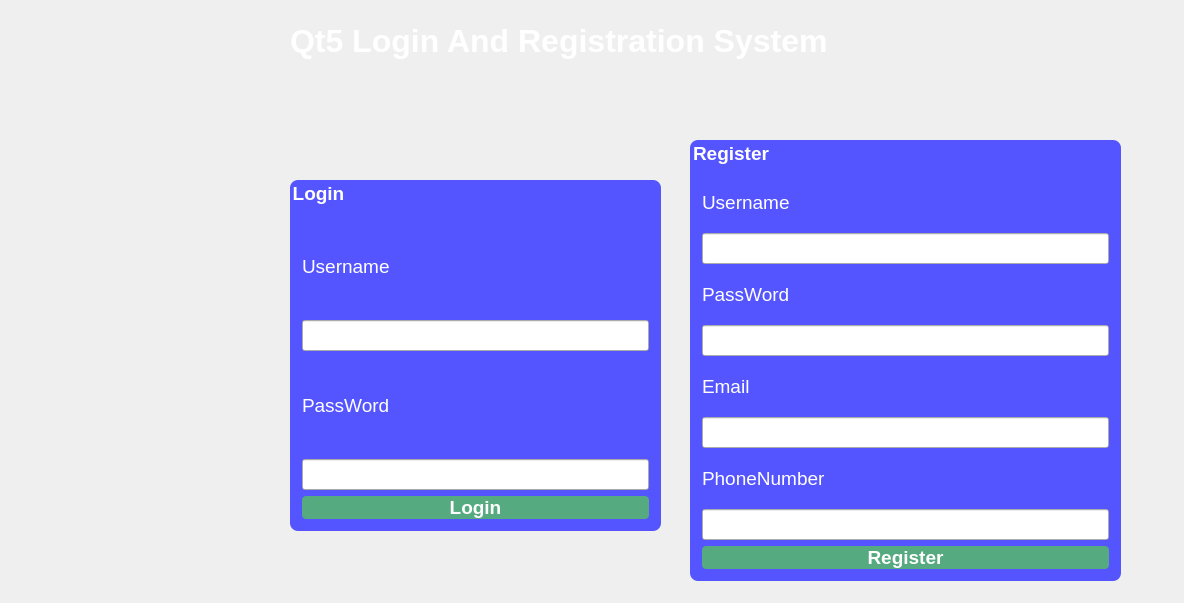
<?xml version="1.0" encoding="UTF-8"?>
<ui version="4.0">
 <class>MainWindow</class>
 <widget class="QMainWindow" name="MainWindow">
  <property name="geometry">
   <rect>
    <x>0</x>
    <y>0</y>
    <width>1184</width>
    <height>603</height>
   </rect>
  </property>
  <property name="windowTitle">
   <string>Login And Resgister System</string>
  </property>
  <property name="windowIcon">
   <iconset resource="src.qrc">
    <normaloff>:/images/icon.png</normaloff>:/images/icon.png</iconset>
  </property>
  <property name="styleSheet">
   <string notr="true">#centralwidget{
border-image: url(:/images/Background.jpg)
}</string>
  </property>
  <widget class="QWidget" name="centralwidget">
   <property name="minimumSize">
    <size>
     <width>1184</width>
     <height>603</height>
    </size>
   </property>
   <property name="styleSheet">
    <string notr="true"/>
   </property>
   <widget class="QWidget" name="widget" native="true">
    <property name="geometry">
     <rect>
      <x>0</x>
      <y>0</y>
      <width>1181</width>
      <height>80</height>
     </rect>
    </property>
    <property name="styleSheet">
     <string notr="true">#widget{
border-image: url(:/images/header.jpg)
}</string>
    </property>
    <widget class="QLabel" name="label">
     <property name="geometry">
      <rect>
       <x>290</x>
       <y>10</y>
       <width>711</width>
       <height>61</height>
      </rect>
     </property>
     <property name="maximumSize">
      <size>
       <width>711</width>
       <height>61</height>
      </size>
     </property>
     <property name="font">
      <font>
       <pointsize>24</pointsize>
       <weight>75</weight>
       <bold>true</bold>
      </font>
     </property>
     <property name="styleSheet">
      <string notr="true">#label{
color: rgb(255, 255, 255)
}</string>
     </property>
     <property name="text">
      <string>Qt5 Login And Registration System</string>
     </property>
    </widget>
   </widget>
   <widget class="QGroupBox" name="registerForm">
    <property name="geometry">
     <rect>
      <x>690</x>
      <y>140</y>
      <width>431</width>
      <height>441</height>
     </rect>
    </property>
    <property name="font">
     <font>
      <pointsize>14</pointsize>
      <weight>75</weight>
      <bold>true</bold>
     </font>
    </property>
    <property name="styleSheet">
     <string notr="true">#registerForm{
background: rgb(85, 85, 255);
border-radius : 8px;
color: white;
}</string>
    </property>
    <property name="title">
     <string>Register</string>
    </property>
    <layout class="QVBoxLayout" name="verticalLayout_5">
     <item>
      <layout class="QVBoxLayout" name="verticalLayout">
       <item>
        <widget class="QLabel" name="label_2">
         <property name="font">
          <font>
           <pointsize>14</pointsize>
          </font>
         </property>
         <property name="styleSheet">
          <string notr="true">#label_2{color: white;}</string>
         </property>
         <property name="text">
          <string>Username</string>
         </property>
        </widget>
       </item>
       <item>
        <widget class="QLineEdit" name="username">
         <property name="font">
          <font>
           <pointsize>14</pointsize>
          </font>
         </property>
        </widget>
       </item>
      </layout>
     </item>
     <item>
      <layout class="QVBoxLayout" name="verticalLayout_2">
       <item>
        <widget class="QLabel" name="label_3">
         <property name="font">
          <font>
           <pointsize>14</pointsize>
          </font>
         </property>
         <property name="styleSheet">
          <string notr="true">#label_3{color:white;}</string>
         </property>
         <property name="text">
          <string>PassWord</string>
         </property>
        </widget>
       </item>
       <item>
        <widget class="QLineEdit" name="password">
         <property name="font">
          <font>
           <pointsize>14</pointsize>
          </font>
         </property>
         <property name="echoMode">
          <enum>QLineEdit::Password</enum>
         </property>
        </widget>
       </item>
      </layout>
     </item>
     <item>
      <layout class="QVBoxLayout" name="verticalLayout_3">
       <item>
        <widget class="QLabel" name="label_4">
         <property name="font">
          <font>
           <pointsize>14</pointsize>
          </font>
         </property>
         <property name="styleSheet">
          <string notr="true">#label_4{color:white;}</string>
         </property>
         <property name="text">
          <string>Email</string>
         </property>
        </widget>
       </item>
       <item>
        <widget class="QLineEdit" name="email">
         <property name="font">
          <font>
           <pointsize>14</pointsize>
          </font>
         </property>
        </widget>
       </item>
      </layout>
     </item>
     <item>
      <layout class="QVBoxLayout" name="verticalLayout_4">
       <item>
        <widget class="QLabel" name="label_5">
         <property name="font">
          <font>
           <pointsize>14</pointsize>
          </font>
         </property>
         <property name="styleSheet">
          <string notr="true">#label_5{color:white;}</string>
         </property>
         <property name="text">
          <string>PhoneNumber</string>
         </property>
        </widget>
       </item>
       <item>
        <widget class="QLineEdit" name="phone">
         <property name="font">
          <font>
           <pointsize>14</pointsize>
          </font>
         </property>
        </widget>
       </item>
      </layout>
     </item>
     <item>
      <widget class="QPushButton" name="registerBtn">
       <property name="font">
        <font>
         <pointsize>14</pointsize>
         <weight>75</weight>
         <bold>true</bold>
        </font>
       </property>
       <property name="styleSheet">
        <string notr="true">#registerBtn{

color : white;
background-color: rgb(85, 170, 127);
border-radius: 4px
}

#registerBtn:hover{


background-color: #66c011;

}</string>
       </property>
       <property name="text">
        <string>Register</string>
       </property>
      </widget>
     </item>
    </layout>
   </widget>
   <widget class="QGroupBox" name="loginForm">
    <property name="geometry">
     <rect>
      <x>290</x>
      <y>180</y>
      <width>371</width>
      <height>351</height>
     </rect>
    </property>
    <property name="font">
     <font>
      <pointsize>14</pointsize>
      <weight>75</weight>
      <bold>true</bold>
     </font>
    </property>
    <property name="styleSheet">
     <string notr="true">#loginForm{
background: rgb(85, 85, 255);
border-radius : 8px;
color:white;
}</string>
    </property>
    <property name="title">
     <string>Login</string>
    </property>
    <layout class="QVBoxLayout" name="verticalLayout_10">
     <item>
      <layout class="QVBoxLayout" name="verticalLayout_8">
       <item>
        <widget class="QLabel" name="label_8">
         <property name="font">
          <font>
           <pointsize>14</pointsize>
          </font>
         </property>
         <property name="styleSheet">
          <string notr="true">#label_8{color:white;}</string>
         </property>
         <property name="text">
          <string>Username</string>
         </property>
        </widget>
       </item>
       <item>
        <widget class="QLineEdit" name="usernameLogin">
         <property name="font">
          <font>
           <pointsize>14</pointsize>
          </font>
         </property>
        </widget>
       </item>
      </layout>
     </item>
     <item>
      <layout class="QVBoxLayout" name="verticalLayout_9">
       <item>
        <widget class="QLabel" name="label_9">
         <property name="font">
          <font>
           <pointsize>14</pointsize>
          </font>
         </property>
         <property name="styleSheet">
          <string notr="true">#label_9{color:white;}</string>
         </property>
         <property name="text">
          <string>PassWord</string>
         </property>
        </widget>
       </item>
       <item>
        <widget class="QLineEdit" name="passwordLogin">
         <property name="font">
          <font>
           <pointsize>14</pointsize>
          </font>
         </property>
         <property name="echoMode">
          <enum>QLineEdit::Password</enum>
         </property>
        </widget>
       </item>
      </layout>
     </item>
     <item>
      <widget class="QPushButton" name="loginBtn">
       <property name="font">
        <font>
         <pointsize>14</pointsize>
         <weight>75</weight>
         <bold>true</bold>
        </font>
       </property>
       <property name="styleSheet">
        <string notr="true">#loginBtn{

color : white;
background-color: rgb(85, 170, 127);
border-radius: 4px
}

#loginBtn:hover{


background-color: #66c011;

}</string>
       </property>
       <property name="text">
        <string>Login</string>
       </property>
      </widget>
     </item>
    </layout>
   </widget>
  </widget>
 </widget>
 <resources>
  <include location="src.qrc"/>
 </resources>
 <connections/>
</ui>
